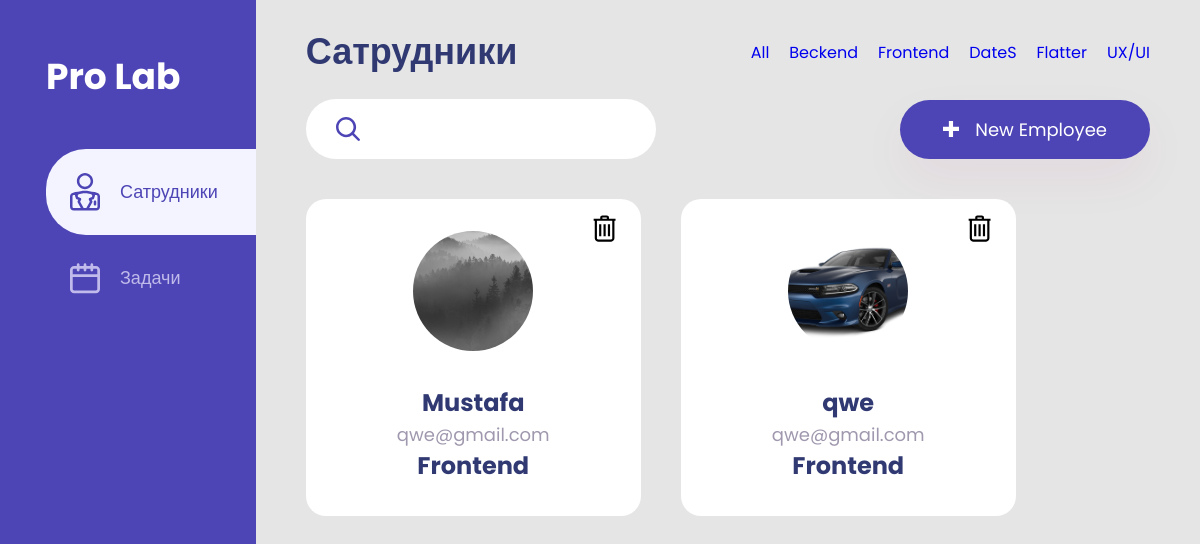
Page /?catigori=Frontend on the committed database.
### main/models.py (models this page shows, shortened)
class Catigori_woork(models.Model):
    name = models.CharField(verbose_name=("Названия катигория"), max_length=50)
    def __str__(self) -> str:
        return self.name
    class Meta:
        verbose_name = "Катигория"
        verbose_name_plural = "Катигории"

class Sotrudnic(models.Model):
    img = models.ImageField(
        upload_to="Woor", verbose_name="Изображения сотрудника",
    )
    name = models.CharField(verbose_name="Имя", max_length=60)
    email = models.EmailField(verbose_name=("email"), max_length=254)
    jod = models.ForeignKey(
        to=Catigori_woork, on_delete=models.CASCADE, related_name="Sotrudnnic"
    )
    class Meta:
        verbose_name = "Сатрудник"
        verbose_name_plural = "Сатрудники"

### main/views.py (the view)
# urls.py: path("", index, name="home"),
def index(req):
    form = SotrudnicForm()
    if req.method == "POST":
        create(req)
    work = Sotrudnic.objects.all()
    deliteOk = req.GET.get("deliteOk", None)
    if deliteOk:
        id_del = Sotrudnic.objects.get(pk=deliteOk)
        id_del.delete()
        return redirect("home")
    sorch_work = req.GET.get("sorch", 0)
    if sorch_work:
        work = Sotrudnic.objects.filter(name__icontains=sorch_work)
    catigori_work = req.GET.get("catigori", 0)
    if catigori_work:
        work = Sotrudnic.objects.filter(jod_id__name__icontains=catigori_work)
    page = int(req.GET.get("page", 1))
    page_size = int(req.GET.get("page_size", 8))
    pagin = Paginator(work, page_size)
    work = pagin.get_page(page)
    if not catigori_work:
        catigori_work = 0
    return render(
        req,
        "components/workers.html",
        {
            "h1": "Сатрудники",
            "activ": False,
            "img_user": work,
            "catigori": Catigori_woork.objects.all(),
            "catigori_peng": catigori_work,
            "form": form,
        },
    )

### main/forms.py
class SotrudnicForm(forms.ModelForm):
    def __init__(self,*args, **kwargs) -> None:
        super().__init__(*args,**kwargs)
        self.fields['jod'].empty_label = 'Не выбранно'
    class Meta:
        model = Sotrudnic
        fields = ('img','name','email','jod',)
        labels = {
            "jod": ("должность"),
        }
        widgets = {
            'name':forms.TextInput(attrs={'calass':'input-name'}),
            'email':forms.TextInput(attrs={'calass':'input-name'}),
        }

### main/templatetags/carts.py (called while the page is built)
@register.simple_tag()
def get_all_worker():
    return Sotrudnic.objects.all()

### main/templates/components/workers.html (shortened to what this page needs)
{% extends "index.html" %}
{% load static %}
{% block catigori %}
    <a href="/?catigori=">All</a>
    {% for i in catigori %}
        <a href="/?catigori={{i.name}}">{{i.name}} </a>
    {% endfor %}
{% endblock catigori %}
{% block add %}
    <button class='foggel-form'><img src="{% static 'img/+.svg' %}" alt="+"> New Employee</button>
{% endblock add %}
{% block sorch %}
    <form action="{% url "home" %}" method="get">
        <input type="text" name='sorch'>
        <button type="submit"><img src="{% static 'img/sorch.svg' %}" alt="sorch"></button>
    </form>
{% endblock sorch %}
{% block main %}
    {% include "components/carts.html" %}
{% endblock main %}

### main/templates/components/carts.html (shortened to what this page needs)
{% load carts %}
{% load static %}
<div class="cart">
  {% for user in img_user %}
    <div class="blok">
      <div id="top">
        <img src="{{ user.img.url }}" alt="user" />
      </div>
      <div id="bottom">
        <h4>{{ user.name }}</h4>
        <span>{{ user.email }}</span>
        <h3>{{ user.jod }}</h3>
      </div>
      <div class="delite-a">
        <button value="{{ user.id }} {{user.name}}">
        </button>
      </div>
    </div>
  {% endfor %}
</div>

### static/css/style.css (style rules this page uses)
* { padding: 0; margin: 0; box-sizing: border-box; font-family: "Poppins", sans-serif; }
button { cursor: pointer; }
body { display: flex; }
a { text-decoration: none; }

### rows in the picture
Catigori_woork: name "Beckend"
Catigori_woork: name "Frontend"
Catigori_woork: name "DateS"
Catigori_woork: name "Flatter"
Catigori_woork: name "UX/UI"
Sotrudnic: img (picture), name "Mustafa", email "qwe@gmail.com", jod "Frontend"
Sotrudnic: img (picture), name "qwe", email "qwe@gmail.com", jod "Frontend"

### other values in the picture
{{ h1 }} "Сатрудники"
